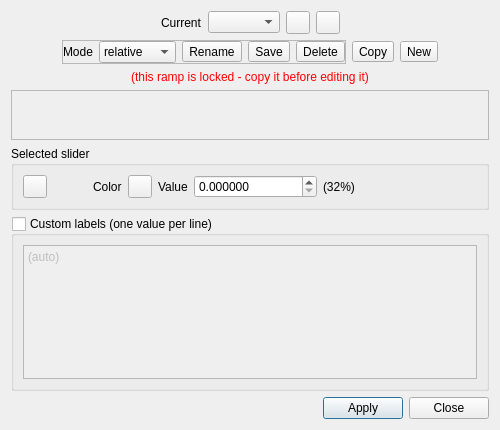
<?xml version="1.0" encoding="UTF-8"?>
<ui version="4.0">
 <class>ColorScaleEditorDlg</class>
 <widget class="QDialog" name="ColorScaleEditorDlg">
  <property name="geometry">
   <rect>
    <x>0</x>
    <y>0</y>
    <width>500</width>
    <height>430</height>
   </rect>
  </property>
  <property name="windowTitle">
   <string>Color Scale Editor</string>
  </property>
  <layout class="QVBoxLayout" name="verticalLayout">
   <item>
    <widget class="QFrame" name="frame">
     <layout class="QHBoxLayout" name="horizontalLayout">
      <property name="leftMargin">
       <number>0</number>
      </property>
      <property name="topMargin">
       <number>0</number>
      </property>
      <property name="rightMargin">
       <number>0</number>
      </property>
      <property name="bottomMargin">
       <number>0</number>
      </property>
      <item>
       <spacer name="horizontalSpacer">
        <property name="orientation">
         <enum>Qt::Horizontal</enum>
        </property>
        <property name="sizeHint" stdset="0">
         <size>
          <width>40</width>
          <height>20</height>
         </size>
        </property>
       </spacer>
      </item>
      <item>
       <widget class="QLabel" name="label">
        <property name="text">
         <string>Current</string>
        </property>
       </widget>
      </item>
      <item>
       <widget class="QComboBox" name="rampComboBox">
        <property name="sizeAdjustPolicy">
         <enum>QComboBox::AdjustToContents</enum>
        </property>
       </widget>
      </item>
      <item>
       <widget class="QToolButton" name="exportToolButton">
        <property name="toolTip">
         <string>Export color scale to a file</string>
        </property>
        <property name="icon">
         <iconset resource="../MainWindow.qrc">
          <normaloff>:/Resources/images/save.png</normaloff>:/Resources/images/save.png</iconset>
        </property>
       </widget>
      </item>
      <item>
       <widget class="QToolButton" name="importToolButton">
        <property name="toolTip">
         <string>Import color scale from a file</string>
        </property>
        <property name="icon">
         <iconset resource="../MainWindow.qrc">
          <normaloff>:/Resources/images/open.png</normaloff>:/Resources/images/open.png</iconset>
        </property>
       </widget>
      </item>
      <item>
       <spacer name="horizontalSpacer_4">
        <property name="orientation">
         <enum>Qt::Horizontal</enum>
        </property>
        <property name="sizeHint" stdset="0">
         <size>
          <width>40</width>
          <height>20</height>
         </size>
        </property>
       </spacer>
      </item>
     </layout>
    </widget>
   </item>
   <item>
    <layout class="QHBoxLayout" name="horizontalLayout_4">
     <item>
      <spacer name="horizontalSpacer_6">
       <property name="orientation">
        <enum>Qt::Horizontal</enum>
       </property>
       <property name="sizeHint" stdset="0">
        <size>
         <width>40</width>
         <height>20</height>
        </size>
       </property>
      </spacer>
     </item>
     <item>
      <widget class="QFrame" name="colorScaleParametersFrame">
       <property name="sizePolicy">
        <sizepolicy hsizetype="Preferred" vsizetype="Maximum">
         <horstretch>0</horstretch>
         <verstretch>0</verstretch>
        </sizepolicy>
       </property>
       <property name="frameShape">
        <enum>QFrame::StyledPanel</enum>
       </property>
       <property name="frameShadow">
        <enum>QFrame::Raised</enum>
       </property>
       <layout class="QHBoxLayout" name="horizontalLayout_3">
        <property name="leftMargin">
         <number>0</number>
        </property>
        <property name="topMargin">
         <number>0</number>
        </property>
        <property name="rightMargin">
         <number>0</number>
        </property>
        <property name="bottomMargin">
         <number>0</number>
        </property>
        <item>
         <widget class="QLabel" name="label_4">
          <property name="text">
           <string>Mode</string>
          </property>
         </widget>
        </item>
        <item>
         <widget class="QComboBox" name="scaleModeComboBox">
          <property name="sizePolicy">
           <sizepolicy hsizetype="Expanding" vsizetype="Fixed">
            <horstretch>0</horstretch>
            <verstretch>0</verstretch>
           </sizepolicy>
          </property>
          <item>
           <property name="text">
            <string>relative</string>
           </property>
          </item>
          <item>
           <property name="text">
            <string>absolute</string>
           </property>
          </item>
         </widget>
        </item>
        <item>
         <widget class="QToolButton" name="renameToolButton">
          <property name="text">
           <string>Rename</string>
          </property>
         </widget>
        </item>
        <item>
         <widget class="QToolButton" name="saveToolButton">
          <property name="text">
           <string>Save</string>
          </property>
         </widget>
        </item>
        <item>
         <widget class="QToolButton" name="deleteToolButton">
          <property name="text">
           <string>Delete</string>
          </property>
         </widget>
        </item>
       </layout>
      </widget>
     </item>
     <item>
      <widget class="QToolButton" name="copyToolButton">
       <property name="text">
        <string>Copy</string>
       </property>
      </widget>
     </item>
     <item>
      <widget class="QToolButton" name="newToolButton">
       <property name="text">
        <string>New</string>
       </property>
      </widget>
     </item>
     <item>
      <spacer name="horizontalSpacer_5">
       <property name="orientation">
        <enum>Qt::Horizontal</enum>
       </property>
       <property name="sizeHint" stdset="0">
        <size>
         <width>48</width>
         <height>19</height>
        </size>
       </property>
      </spacer>
     </item>
    </layout>
   </item>
   <item>
    <widget class="QLabel" name="lockWarningLabel">
     <property name="styleSheet">
      <string notr="true">QLabel{ color: red; }</string>
     </property>
     <property name="text">
      <string>(this ramp is locked - copy it before editing it)</string>
     </property>
     <property name="alignment">
      <set>Qt::AlignCenter</set>
     </property>
    </widget>
   </item>
   <item>
    <widget class="QFrame" name="colorScaleEditorFrame">
     <property name="sizePolicy">
      <sizepolicy hsizetype="Expanding" vsizetype="Expanding">
       <horstretch>0</horstretch>
       <verstretch>0</verstretch>
      </sizepolicy>
     </property>
     <property name="minimumSize">
      <size>
       <width>0</width>
       <height>50</height>
      </size>
     </property>
     <property name="frameShape">
      <enum>QFrame::StyledPanel</enum>
     </property>
     <property name="frameShadow">
      <enum>QFrame::Raised</enum>
     </property>
    </widget>
   </item>
   <item>
    <widget class="QGroupBox" name="selectedSliderGroupBox">
     <property name="sizePolicy">
      <sizepolicy hsizetype="Expanding" vsizetype="Maximum">
       <horstretch>0</horstretch>
       <verstretch>0</verstretch>
      </sizepolicy>
     </property>
     <property name="title">
      <string>Selected slider</string>
     </property>
     <layout class="QHBoxLayout" name="horizontalLayout_2">
      <item>
       <widget class="QToolButton" name="deleteSliderToolButton">
        <property name="icon">
         <iconset resource="../MainWindow.qrc">
          <normaloff>:/Resources/images/smallTrash.png</normaloff>:/Resources/images/smallTrash.png</iconset>
        </property>
       </widget>
      </item>
      <item>
       <spacer name="horizontalSpacer_2">
        <property name="orientation">
         <enum>Qt::Horizontal</enum>
        </property>
        <property name="sizeType">
         <enum>QSizePolicy::Preferred</enum>
        </property>
        <property name="sizeHint" stdset="0">
         <size>
          <width>40</width>
          <height>20</height>
         </size>
        </property>
       </spacer>
      </item>
      <item>
       <widget class="QLabel" name="label_3">
        <property name="text">
         <string>Color</string>
        </property>
       </widget>
      </item>
      <item>
       <widget class="QToolButton" name="colorToolButton">
        <property name="icon">
         <iconset resource="../MainWindow.qrc">
          <normaloff>:/Resources/images/color.png</normaloff>:/Resources/images/color.png</iconset>
        </property>
       </widget>
      </item>
      <item>
       <widget class="QLabel" name="label_2">
        <property name="text">
         <string>Value</string>
        </property>
       </widget>
      </item>
      <item>
       <widget class="QDoubleSpinBox" name="valueDoubleSpinBox">
        <property name="sizePolicy">
         <sizepolicy hsizetype="Expanding" vsizetype="Fixed">
          <horstretch>0</horstretch>
          <verstretch>0</verstretch>
         </sizepolicy>
        </property>
        <property name="keyboardTracking">
         <bool>false</bool>
        </property>
        <property name="decimals">
         <number>6</number>
        </property>
       </widget>
      </item>
      <item>
       <widget class="QLabel" name="valueLabel">
        <property name="text">
         <string notr="true">(32%)</string>
        </property>
       </widget>
      </item>
      <item>
       <spacer name="horizontalSpacer_3">
        <property name="orientation">
         <enum>Qt::Horizontal</enum>
        </property>
        <property name="sizeHint" stdset="0">
         <size>
          <width>40</width>
          <height>20</height>
         </size>
        </property>
       </spacer>
      </item>
     </layout>
    </widget>
   </item>
   <item>
    <widget class="QGroupBox" name="customLabelsGroupBox">
     <property name="title">
      <string>Custom labels (one value per line)</string>
     </property>
     <property name="checkable">
      <bool>true</bool>
     </property>
     <property name="checked">
      <bool>false</bool>
     </property>
     <layout class="QVBoxLayout" name="verticalLayout_2">
      <item>
       <widget class="QPlainTextEdit" name="customLabelsPlainTextEdit">
        <property name="plainText">
         <string>(auto)</string>
        </property>
       </widget>
      </item>
     </layout>
    </widget>
   </item>
   <item>
    <layout class="QHBoxLayout" name="horizontalLayout_5">
     <item>
      <spacer name="horizontalSpacer_7">
       <property name="orientation">
        <enum>Qt::Horizontal</enum>
       </property>
       <property name="sizeHint" stdset="0">
        <size>
         <width>40</width>
         <height>20</height>
        </size>
       </property>
      </spacer>
     </item>
     <item>
      <widget class="QPushButton" name="applyPushButton">
       <property name="text">
        <string>Apply</string>
       </property>
      </widget>
     </item>
     <item>
      <widget class="QPushButton" name="closePushButton">
       <property name="text">
        <string>Close</string>
       </property>
      </widget>
     </item>
    </layout>
   </item>
  </layout>
 </widget>
 <resources>
  <include location="../MainWindow.qrc"/>
 </resources>
 <connections/>
</ui>
